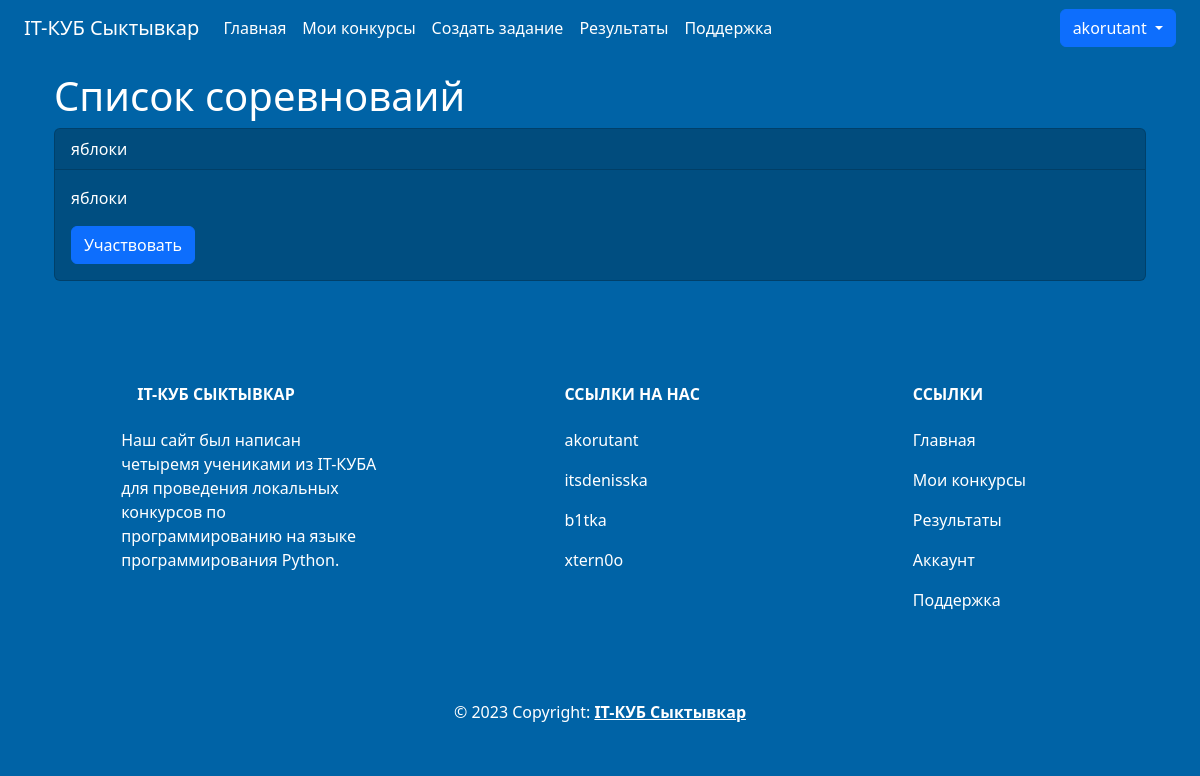
Before: /contests (signed in) with the older database file.
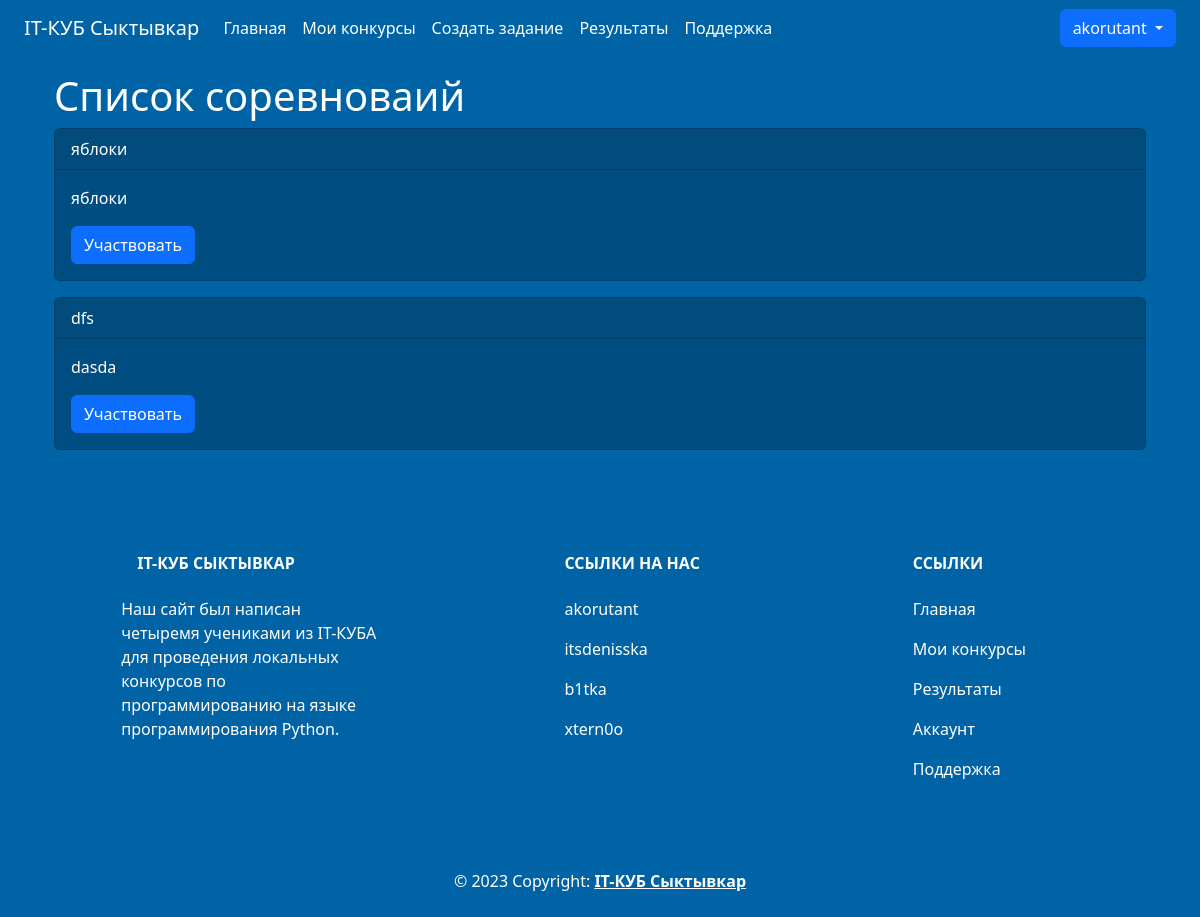
After: the same page with the newer database file.
### data/users.py (models this page shows, shortened)
class User(SqlAlchemyBase, UserMixin):
    __tablename__ = 'users'
    id = sqlalchemy.Column(sqlalchemy.Integer,
                           primary_key=True, autoincrement=True)
    login = sqlalchemy.Column(sqlalchemy.String, nullable=False)
    firstname = sqlalchemy.Column(sqlalchemy.String, nullable=False)
    surname = sqlalchemy.Column(sqlalchemy.String, nullable=False)
    patronymic = sqlalchemy.Column(sqlalchemy.String, nullable=False)
    job_title = sqlalchemy.Column(sqlalchemy.String, nullable=False)
    email = sqlalchemy.Column(sqlalchemy.String,
                              index=True, unique=True, nullable=False)
    hashed_password = sqlalchemy.Column(sqlalchemy.String, nullable=False)
    count_contests = sqlalchemy.Column(sqlalchemy.Integer, nullable=False, default=0)
    count_wins = sqlalchemy.Column(sqlalchemy.Integer, nullable=False, default=0)
    avatar = sqlalchemy.Column(sqlalchemy.String, nullable=True)
    created_date = sqlalchemy.Column(sqlalchemy.DateTime,
                                     default=datetime.now)

### data/contests.py (models this page shows)
class Contest(SqlAlchemyBase):
    __tablename__ = "contests"
    id = sqlalchemy.Column(sqlalchemy.Integer,
                           primary_key=True, autoincrement=True)
    title = sqlalchemy.Column(sqlalchemy.String, nullable=False, unique=True)
    description = sqlalchemy.Column(sqlalchemy.String, nullable=False)
    author_id = sqlalchemy.Column(sqlalchemy.Integer,
                                  sqlalchemy.ForeignKey("teachers.user_id"))
    deadline = sqlalchemy.Column(sqlalchemy.DateTime, nullable=False)
    teacher = orm.relationship('Teacher')
    tasks = orm.relationship('Task', secondary='contest_to_task', backref='contest')

### main.py (the view)
@app.route("/contests")
@login_required
def contests():
    db_sess = db_session.create_session()
    contests_list = db_sess.query(Contest).all()
    return render_template('contests.html',
                           title="Список конкурсов",
                           contests=contests_list)

### data/db_session.py (called while the page is built)
def create_session() -> Session:
    global __factory
    return __factory()

### main.py (called while the page is built)
@login_manager.user_loader
def load_user(user_id):
    db_sess = db_session.create_session()
    return db_sess.query(User).get(user_id)

### templates/contests.html
{% extends "base.html" %} {% block content %}
{% if contests %}
<div class="container mt-3 text-white">
    <h1>Список соревноваий</h1>
    {% for contest in contests %}
    <div class="card card-background mb-3">
        <div class="card-header text-white">{{ contest.title }}</div>
        <div class="card-body text-white">
            <p class="card-text">{{ contest.description }}</p>
            <a href="{{ url_for('contests_list', contest_id=contest.id) }}" class="btn btn-primary">Участвовать</a>
        </div>
    </div>
    {% endfor %}
</div>
{% else %}
<h1 class="text-white mt-5">В данный момент нет соревнований</h1>
{% endif %}
{% endblock %}

### templates/base.html (shortened to what this page needs)
<!DOCTYPE html>
<html lang="ru">
<head>
    <link
            rel="stylesheet"
            href="https://stackpath.bootstrapcdn.com/bootstrap/4.4.1/css/bootstrap.min.css"
    />
    <link
            href="https://cdn.jsdelivr.net/npm/bootstrap@5.3.0-alpha3/dist/css/bootstrap.min.css"
            rel="stylesheet"
    />
    <link rel="stylesheet" href="{{ url_for('static', filename='css/style.css') }}"/>
</head>
<body class="navbar-background">
<header class="container-fluid navbar-background">
    <nav class="navbar navbar-expand-lg navbar-background">
        <div class="container-fluid">
            <a class="navbar-brand text-white" href="{{ url_for('index') }}">IT-КУБ Сыктывкар</a>
            <div
                    class="collapse navbar-collapse justify-content-between"
                    id="navbarSupportedContent"
            >
                <ul class="navbar-nav me-auto mb-2 mb-lg-0">
                    <li class="nav-item">
                        <a
                                class="nav-link active text-white"
                                aria-current="page"
                                href="{{ url_for('index') }}"
                        >Главная</a
                        >
                    </li>
                    {% if current_user.is_authenticated %}
                    {% if current_user.job_title == "teacher" %}
                    <li>
                        <a class="nav-link text-white" href="{{ url_for('contests_teacher') }}">Мои конкурсы</a>
                    </li>
                    <li>
                        <a class="nav-link text-white" href="{{ url_for('tasks_add') }}">Создать задание</a>
                    </li>
                    {% endif %}
                    <li class="nav-item">
                        <a class="nav-link text-white" href="{{ url_for('results') }}">Результаты</a>
                    </li>
                    {% endif %}
                    <li class="nav-item">
                        <a class="nav-link text-white" href="{{ url_for('help') }}">Поддержка</a>
                    </li>
                </ul>
                <div>
                    {% if current_user.is_authenticated %}
                    <div class="btn-group dropdown-center">
                        <button type="button" class="btn btn-primary dropdown-toggle"
                                data-bs-toggle="dropdown"
                                aria-expanded="false">
                            {{ current_user.login }}
                        </button>
                    </div>
                    {% else %}
                    <a class="btn btn-primary" href="{{ url_for('login') }}">Войти</a>
                    <a class="btn btn-primary" href="{{ url_for('register') }}">Регистрация</a>
                    {% endif %}
                </div>
            </div>
        </div>
    </nav>
</header>
<main role="main" class="container">
    {% block content %} {% endblock %}
</main>
<footer class="text-center text-lg-start navbar-background text-muted">
    <section
            class="d-flex justify-content-center justify-content-lg-between p-4"
    >
        <div class="container text-center text-md-start mt-5 text-white">
            <div class="row mt-3">
                <div class="col-md-3 col-lg-4 col-xl-3 mx-auto mb-4">
                    <h6 class="text-uppercase fw-bold mb-4">
                        IT-КУБ Сыктывкар
                    </h6>
                    <p>Наш сайт был написан четыремя учениками из IT-КУБА для проведения локальных конкурсов по программированию на языке программирования Python.</p>
                </div>
                <div class="col-md-2 col-lg-2 col-xl-2 mx-auto mb-4">
                    <h6 class="text-uppercase fw-bold mb-4">Ссылки на нас</h6>
                    <p>
                        <a href="https://akoru.works/" class="nav-link text-white">akorutant</a>
                    </p>
                    <p>
                        <a href="https://t.me/itsdenisska" class="nav-link text-white">itsdenisska</a>
                    </p>
                    <p>
                        <a href="https://github.com/b1tka" class="nav-link text-white">b1tka</a>
                    </p>
                    <p>
                        <a href="https://github.com/xtern0o" class="nav-link text-white">xtern0o</a>
                    </p>
                </div>
                <div class="col-md-3 col-lg-2 col-xl-2 mx-auto mb-4">
                    <h6 class="text-uppercase fw-bold mb-4">Ссылки</h6>
                    <p>
                        <a href="{{ url_for('index') }}" class="nav-link text-white">Главная</a>
                    </p>
                    {% if current_user.is_authenticated %}
                    {% if current_user.job_title == "teacher" %}
                    <p>
                        <a class="nav-link text-white" href="{{ url_for('contests_teacher') }}">Мои конкурсы</a>
                    </p>
                    {% endif %}
                    <p>
                        <a href="{{ url_for('results') }}" class="nav-link text-white">Результаты</a>
                    </p>
                    <p>
                        <a class="nav-link text-white" href="{{ url_for('account', user_id=current_user.id) }}">Аккаунт</a>
                    </p>
                    {% endif %}
                    <p>
                        <a href="{{ url_for('help') }}" class="nav-link text-white">Поддержка</a>
                    </p>
                </div>
            </div>
        </div>
    </section>
    <div class="text-center p-4 text-white">
        © 2023 Copyright:
        <a class="text-reset fw-bold" href="{{ url_for('index') }}">IT-КУБ Сыктывкар</a>
    </div>
</footer>
</body>
</html>

### static/css/style.css (style rules this page uses)
.navbar-background { background-color: #0063a6; }
.card-background { background-color: #004e81; }

Changed rows visible on the page:
added Contest: title "dfs", description "dasda"
